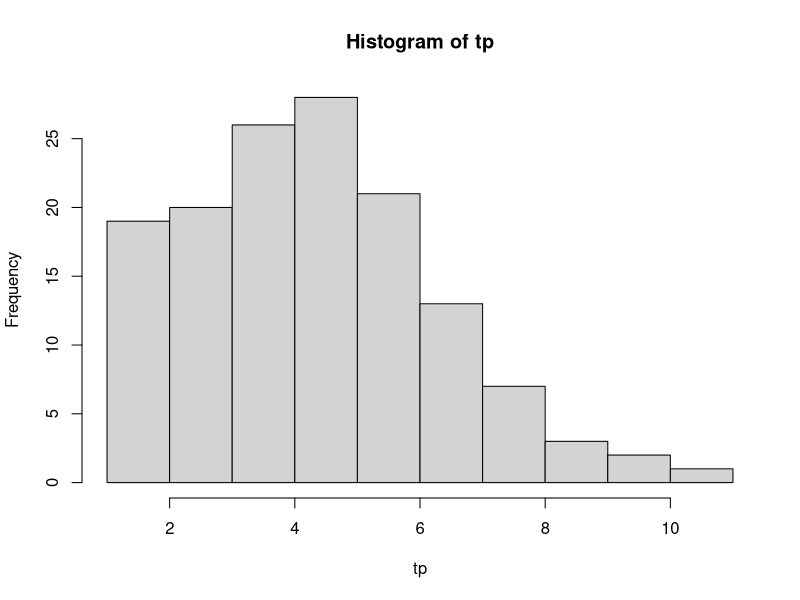
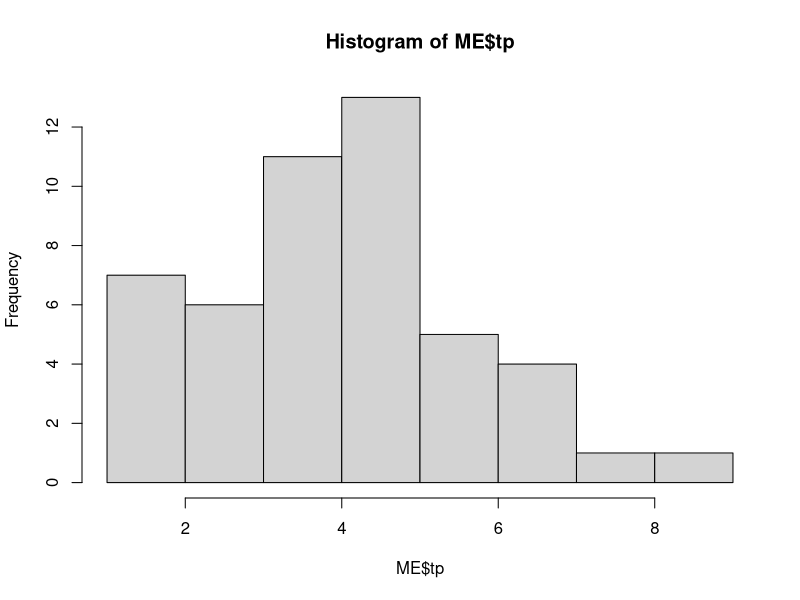
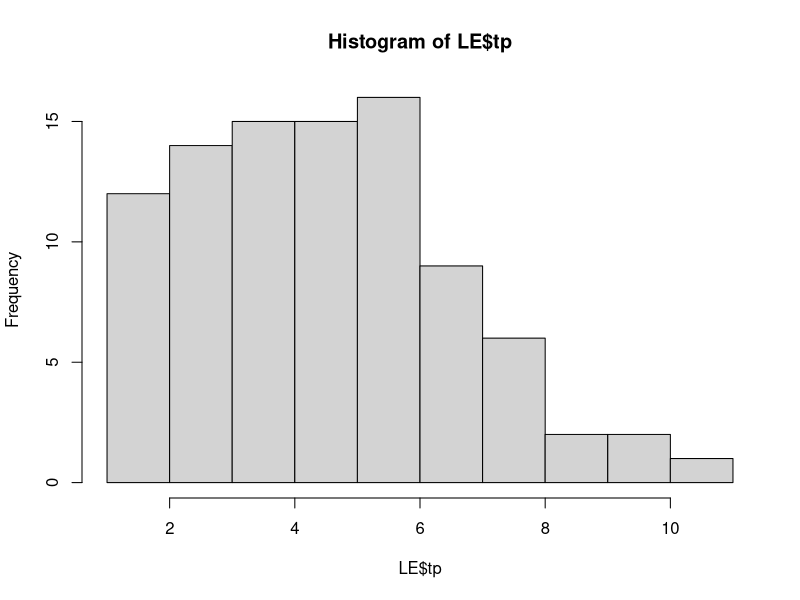

Reproduce these figures in R, in order.
library(stringr)

indata <- read.csv("./data/data_autumn2020.csv", header = TRUE, sep=";")
#print(head(indata)) # sanity check

# setting the correct categories?
ME <- indata[indata$category == "ME",]
LE <- indata[indata$category == "LE",]
NT <- indata[indata$technique == "NT",]
OT <- indata[indata$technique == "OT",]

# mappling correlating data with eachother?
NT_LE <- LE[LE$technique == "NT",]
OT_LE <- LE[LE$technique == "OT",] # missing sub. 36?
NT_ME <- ME[ME$technique == "NT",]
OT_ME <- ME[ME$technique == "OT",]

# plotting both ME and LE
tp <- indata$tp 
hist(tp)
print("Data for tp")
print(summary(tp))
print(var(tp))

# Plotting hist ME
hist(ME$tp)
print("Data for ME")
print(summary(ME$tp))
print(var(ME$tp))

# Plotting hist LE
hist(LE$tp)
print("Data for LE")
print(summary(LE$tp))
print(var(LE$tp))